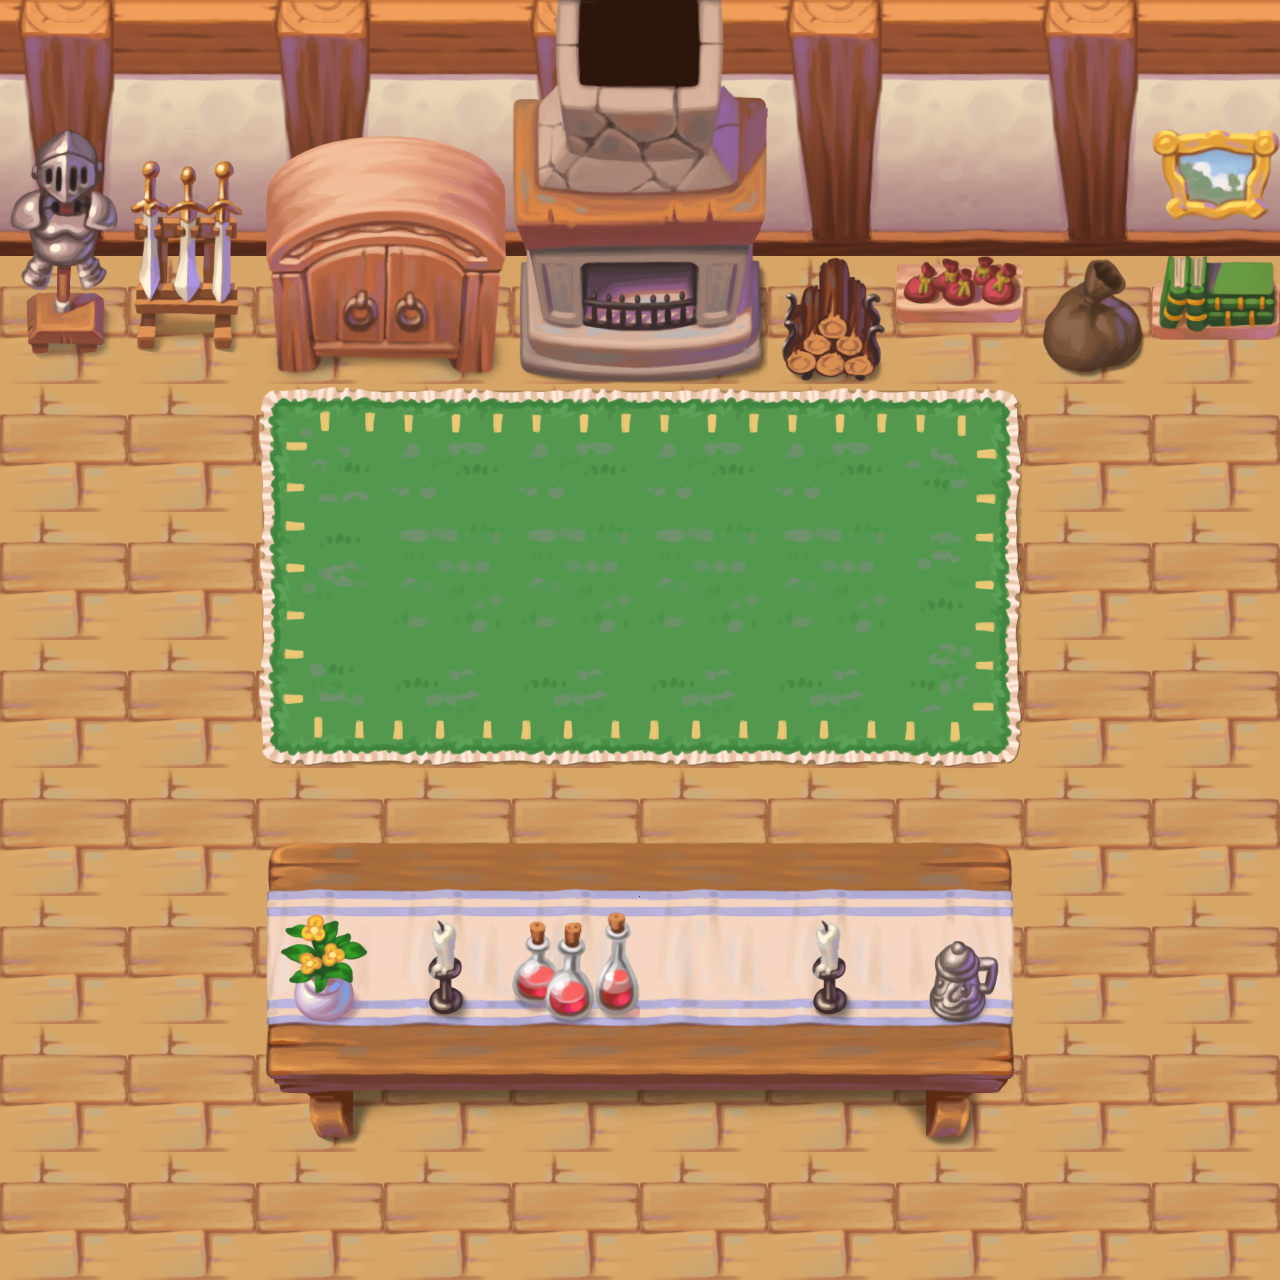

Tiled map render using the project's own tile images. Description and the whole map definition, tile-layer contents included, below:
An orthogonal 10x10 tile map with 128x128 px tiles, 4 tile layers (Base, Background, Pretty, Small), 4 tilesets.

<map version="1.2" tiledversion="1.3.2" orientation="orthogonal" renderorder="right-down" compressionlevel="-1" width="10" height="10" tilewidth="128" tileheight="128" infinite="0" nextlayerid="5" nextobjectid="1">
 <editorsettings>
  <export target="../src/assets/worlds/inn/inn.json" format="json" />
 </editorsettings>
 <tileset firstgid="1" name="interior_1" tilewidth="128" tileheight="128" tilecount="256" columns="16">
  <image source="../src/assets/worlds/inn/interior_1.png" width="2048" height="2048" />
 </tileset>
 <tileset firstgid="257" name="interior_2" tilewidth="128" tileheight="128" tilecount="256" columns="16">
  <image source="../src/assets/worlds/inn/interior_2.png" width="2048" height="2048" />
 </tileset>
 <tileset firstgid="513" name="interior_3" tilewidth="128" tileheight="128" tilecount="256" columns="16">
  <image source="../src/assets/worlds/inn/interior_3.png" width="2048" height="2048" />
 </tileset>
 <tileset firstgid="769" name="shadows" tilewidth="128" tileheight="128" tilecount="16" columns="4">
  <image source="../src/assets/worlds/inn/shadows.png" width="512" height="512" />
 </tileset>
 <layer id="2" name="Base" width="10" height="10">
  <data encoding="csv">
21,22,21,22,21,22,21,22,21,22,
37,38,37,38,37,38,37,38,37,38,
2,2,2,2,2,2,2,2,2,2,
2,2,2,2,2,2,2,2,2,2,
2,2,2,2,2,2,2,2,2,2,
2,2,2,2,2,2,2,2,2,2,
2,2,2,2,2,2,2,2,2,2,
2,2,2,2,2,2,2,2,2,2,
2,2,2,2,2,2,2,2,2,2,
2,2,2,2,2,2,2,2,2,2
</data>
 </layer>
 <layer id="1" name="Background" width="10" height="10">
  <data encoding="csv">
0,0,0,0,170,171,0,0,0,0,
0,0,0,0,186,187,0,0,0,0,
0,0,0,0,202,203,0,0,0,0,
0,0,62,63,63,63,63,64,0,0,
0,0,78,79,79,79,79,80,0,0,
0,0,94,95,95,95,95,96,0,0,
0,0,0,0,0,0,0,0,0,0,
0,0,0,0,0,0,0,0,0,0,
0,0,0,0,0,0,0,0,0,0,
0,0,0,0,0,0,0,0,0,0
</data>
 </layer>
 <layer id="3" name="Pretty" width="10" height="10">
  <data encoding="csv">
0,0,0,0,0,0,0,0,0,0,
0,0,0,0,0,0,0,0,0,0,
0,0,0,0,0,0,0,0,0,11,
0,0,0,0,0,0,0,0,0,0,
0,0,0,0,0,0,0,0,0,0,
0,0,0,0,0,0,0,0,0,0,
0,0,215,216,216,216,216,217,0,0,
0,0,231,232,232,232,232,233,0,0,
0,0,247,248,248,248,248,249,0,0,
0,0,0,0,0,0,0,0,0,0
</data>
 </layer>
 <layer id="4" name="Small" width="10" height="10">
  <data encoding="csv">
0,0,0,0,0,0,0,0,0,0,
153,121,227,228,0,0,0,0,0,254,
169,137,243,244,0,0,201,522,229,0,
0,0,0,0,0,0,0,0,0,0,
0,0,0,0,0,0,0,0,0,0,
0,0,0,0,0,0,0,0,0,0,
0,0,0,0,0,0,0,0,0,0,
0,0,236,185,105,0,185,42,0,0,
0,0,0,0,0,0,0,0,0,0,
0,0,0,0,0,0,0,0,0,0
</data>
 </layer>
</map>
